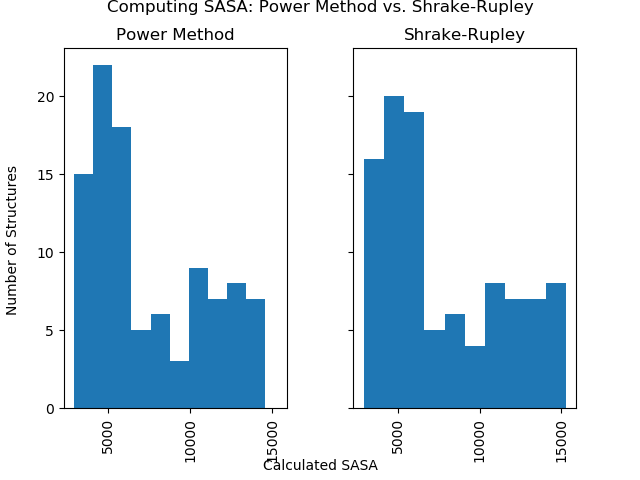

Here is the Python script that generated this plot:
import matplotlib.pyplot as plt

from pyrosetta import *
init("-holes:dalphaball /net/shared/rosetta_builds/bcov_stable/20-04-27-broken/main/source/external/DAlpahBall/DAlphaBall.gcc")

import time
import pandas as pd
df = pd.DataFrame(columns=['name', 'type', 'sasa'])
daltimes = pd.DataFrame(columns=['name', 'Residue Count', 'Time (s)'])
voxtimes = pd.DataFrame(columns=['name', 'Residue Count', 'Time (s)'])

def get_per_atom_sasa_dalpha_ball(pose, probe_size=1.1):
    atoms = rosetta.core.id.AtomID_Map_bool_t()
    atoms.resize(pose.size())
    for i in range(1, pose.size()+1):
        atoms.resize( i, pose.residue(i).natoms(), True)
    surf_vol = rosetta.core.scoring.packing.get_surf_vol( pose, atoms, probe_size)
    return surf_vol

def get_per_atom_sasa_normal(pose, probe_size=1.1):
    sasas = rosetta.core.id.AtomID_Map_double_t()
    rsd_sasa = rosetta.utility.vector1_double()
    rosetta.core.scoring.calc_per_atom_sasa(pose, sasas, rsd_sasa, probe_size, False)
    return sasas

pdbs = []

with open('short_pdbs.csv', 'r') as file:
    pdbs = [pdb.rstrip() for pdb in file.readlines()]


start = time.time()
for pdb in pdbs:
    
    pose = pose_from_file(pdb)
    
    dalstart = time.time()
    surf_vol = get_per_atom_sasa_dalpha_ball(pose)

    dal = 0
    
    for i in range(1, pose.size()+1):
        res = pose.residue(i)
        for j in range(1, res.natoms()+1):
            dal += surf_vol.surf(i, j)

    dalend = time.time()
    
    df = df.append(pd.Series([pdb, 'Power Method', dal], index=df.columns), ignore_index=True)
    daltimes = daltimes.append(pd.Series([pdb, pose.size(), dalend - dalstart], index=daltimes.columns), ignore_index=True)

mid = time.time()
for pdb in pdbs:
    
    pose = pose_from_file(pdb)
    
    voxstart = time.time()
    normal_sasa = get_per_atom_sasa_normal(pose)

    sasa = 0
    for i in range(1, pose.size()+1):
        res = pose.residue(i)
        for j in range(1, res.natoms()+1):
            sasa += normal_sasa(i, j)
    
    voxend = time.time()
    
    df = df.append(pd.Series([pdb, 'Shrake-Rupley', sasa], index=df.columns), ignore_index=True)
    voxtimes = voxtimes.append(pd.Series([pdb, pose.size(), voxend - voxstart], index=voxtimes.columns), ignore_index=True)

end = time.time()


times = open('times.txt', 'w')
times.write("Power Method Time: {}\n".format(mid - start))
times.write("Shrake-Rupley Time: {}\n".format(end - mid))
times.close()

df.to_csv('values.csv', index=False, header=False)
daltimes.to_csv('daltimes.csv', index=False, header=False)
voxtimes.to_csv('voxtimes.csv', index=False, header=False)


print("Power Method Time: {}".format(mid - start))
print("Shrake-Rupley Time: {}".format(end - mid))

fig, axes = plt.subplots(nrows=1, ncols=2, sharex=True, sharey=True)

# drop sharex, sharey, layout & add ax=axes
df.hist(column='sasa',by='type', ax=axes)

# set title and axis labels
plt.suptitle('Computing SASA: Power Method vs. Shrake-Rupley', x=0.5, y=1.00, ha='center', fontsize='large')
fig.text(0.5, 0.02, 'Calculated SASA', ha='center')
fig.text(0.01, 0.5, 'Number of Structures', va='center', rotation='vertical')

plt.savefig('sasa.png')


fig2 =  daltimes.plot.scatter(x='Residue Count', y='Time (s)')
plt.title("Power Method Time vs. Residue Count")
plt.savefig('daltimes.png')

fig3 = voxtimes.plot.scatter(x='Residue Count', y='Time (s)')
plt.title("Shrake-Rupley Time vs. Residue Count")
plt.savefig('voxtimes.png')
